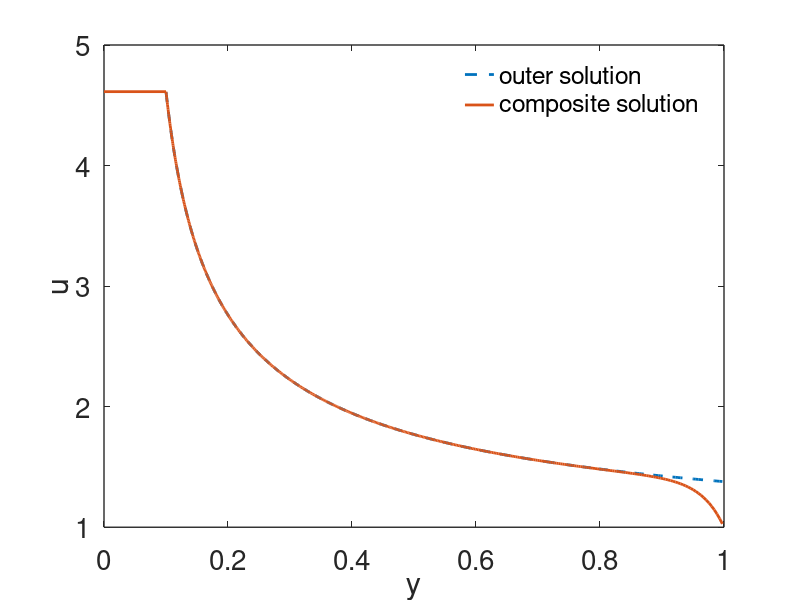

Recreate this plot in MATLAB.
%plot the singular perturbation solution of the sttanding gradient osmotic
% solution
function standing_gradient
 
set(0,                           ...
   'defaultaxesfontsize', 20,   ...
   'defaultaxeslinewidth', 1.0, ...
   'defaultlinelinewidth', 2.0, ...
   'defaultpatchlinewidth', 0.7);


%parameters
D=1000;
r=0.05;
c0 = 0.3;
P=0.2;
L=100;
 
alp=0.1;

N0=0.3;

eps = D*r/(L^2*c0*P)
n0 = N0/(c0^2*P);
ud= 1/2 + sqrt(1 + 4*n0)/2;
wa = 2*alp*(ud-1);

% the outer solution
wo=wa*ud*[0:.001:1];
uo=wa*ud./wo;
y = (wa-wo-wa*ud*log((wo-wa*ud)./(wa-wa*ud)))/2+alp;
figure(1)
ndx = find(y>=alp&y<=1 );
w1=wo(ndx(end));
u1=uo(ndx(end));
tmp = (1-u1)*exp(w1*(y-1)/eps);
Y = [0,alp,y(ndx)]; 
Uo = [ud,ud,uo(ndx)+tmp(ndx)];
plot(y(ndx),uo(ndx) ,'--',Y,Uo)
legend('boxoff')
legend('outer solution','composite solution')
xlabel('y')
ylabel('u')
